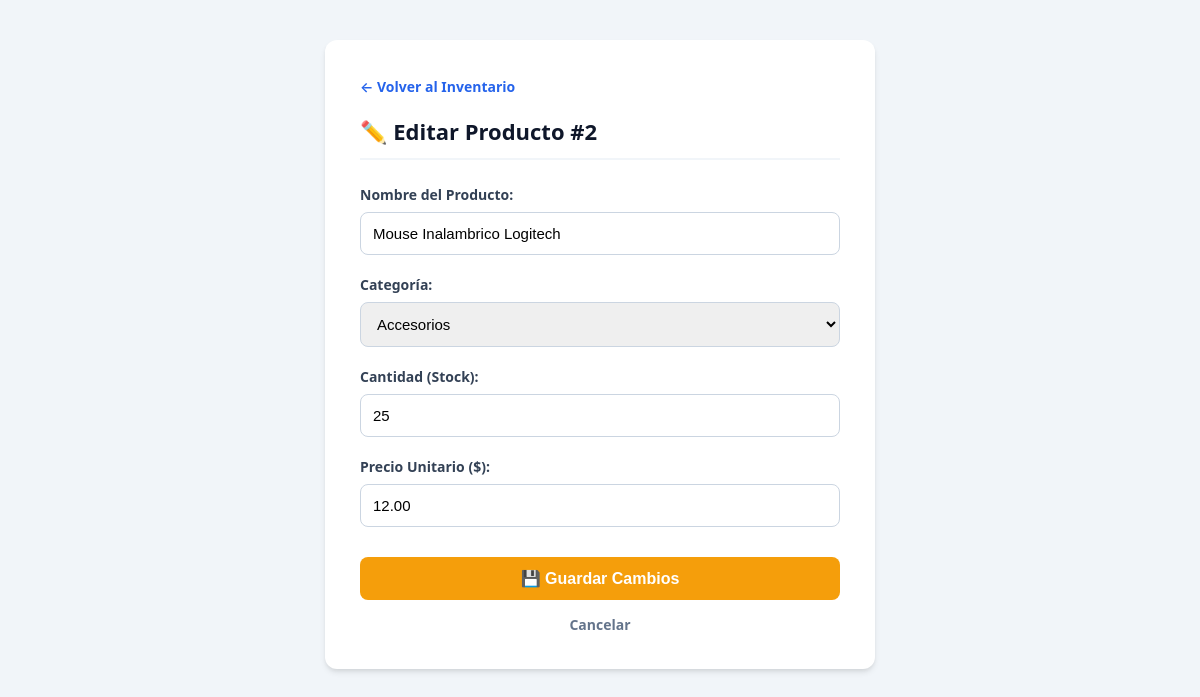
/editar_producto.php?id=2 (signed in), run on the app's committed database.
### tables this page shows
CREATE TABLE IF NOT EXISTS productos (
id INT AUTO_INCREMENT PRIMARY KEY,
nombre_producto VARCHAR(100) NOT NULL,
categoria_id INT NOT NULL,
stock INT NOT NULL,
precio DECIMAL(10, 2) NOT NULL,
FOREIGN KEY (categoria_id) REFERENCES categorias(id)
);

### editar_producto.php (the view, shortened to what this page needs)
<?php
require_once 'conexion.php';
$id_producto = intval($_GET['id']);
$sql = "SELECT id, nombre_producto, categoria_id, stock, precio FROM productos WHERE id = ?";
$stmt = $conn->prepare($sql);
$stmt->bind_param("i", $id_producto);
$stmt->execute();
$resultado = $stmt->get_result();
$producto = $resultado->fetch_assoc();
?>
<!DOCTYPE html>
<html lang="es">
<head>
</head>
<body>
<div class="container">
    <a href="inventario.php" class="btn-volver">← Volver al Inventario</a>
    <h2>✏️ Editar Producto #<?php echo htmlspecialchars($producto['id']); ?></h2>
    <form action="actualizar_producto.php" method="POST">
        <div class="form-group">
            <label for="nombre">Nombre del Producto:</label>
            <input type="text" id="nombre" name="nombre" value="<?php echo htmlspecialchars($producto['nombre_producto']); ?>" required autocomplete="off">
        </div>
        <div class="form-group">
            <label for="categoria">Categoría:</label>
            <select id="categoria" name="categoria" required>
                <?php
                $sql_cat = "SELECT id, nombre_categoria FROM categorias ORDER BY nombre_categoria ASC";
                $res_cat = $conn->query($sql_cat);
                if ($res_cat && $res_cat->num_rows > 0) {
                    while($cat = $res_cat->fetch_assoc()) {
                        $selected = ($cat['id'] == $producto['categoria_id']) ? "selected" : "";
                        echo "<option value='" . htmlspecialchars($cat['id']) . "' $selected>" . htmlspecialchars($cat['nombre_categoria']) . "</option>";
                    }
                }
                ?>
            </select>
        </div>
        <div class="form-group">
            <label for="stock">Cantidad (Stock):</label>
            <input type="number" id="stock" name="stock" min="0" value="<?php echo htmlspecialchars($producto['stock']); ?>" required>
        </div>
        <div class="form-group">
            <label for="precio">Precio Unitario ($):</label>
            <input type="number" id="precio" name="precio" step="0.01" min="0.01" value="<?php echo htmlspecialchars($producto['precio']); ?>" required>
        </div>
        <button type="submit" class="btn-guardar">💾 Guardar Cambios</button>
        <a href="inventario.php" class="btn-cancelar">Cancelar</a>
    </form>
</div>
</body>
</html>

### editar_producto.php (style rules this page uses)
* { box-sizing: border-box; }
body { font-family: 'Segoe UI', system-ui, -apple-system, sans-serif; background-color: #f1f5f9; margin: 0; padding: 40px 20px; color: #1e293b; }
.container { max-width: 550px; margin: 0 auto; background: white; padding: 35px; border-radius: 12px; box-shadow: 0 4px 6px -1px rgba(0,0,0,0.1), 0 2px 4px -1px rgba(0,0,0,0.06); }
.btn-volver { display: inline-flex; align-items: center; gap: 6px; margin-bottom: 20px; color: #2563eb; text-decoration: none; font-weight: 600; font-size: 14px; transition: color 0.2s; }
h2 { color: #0f172a; margin: 0 0 25px 0; font-size: 22px; border-bottom: 2px solid #f1f5f9; padding-bottom: 12px; }
.form-group { margin-bottom: 20px; }
label { display: block; margin-bottom: 8px; font-weight: 600; color: #334155; font-size: 14px; }
input, select { width: 100%; padding: 12px; border: 1px solid #cbd5e1; border-radius: 8px; font-size: 15px; outline: none; transition: all 0.2s; }
.btn-guardar { width: 100%; padding: 12px; background-color: #f59e0b; color: white; border: none; border-radius: 8px; font-size: 16px; cursor: pointer; margin-top: 10px; font-weight: 600; transition: background-color 0.2s; }
.btn-cancelar { display: block; text-align: center; margin-top: 15px; color: #64748b; text-decoration: none; font-size: 14px; font-weight: 600; }

### data on the page
productos: id "2", nombre "Mouse Inalambrico Logitech", stock "25", precio "12.00"

### other printed values
form field categoria "Accesorios"
